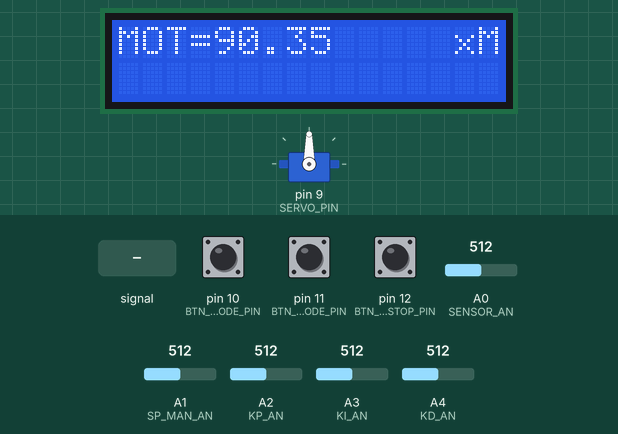
This sketch was run on a simulated Arduino Mega 2560, built with avr-gcc and run on an emulated ATmega2560. Parts: 16×2 character LCD, servo. The test bench sets the inputs (shaded band); at power-on: pin 12 (BTN_START_STOP_PIN) HIGH, pin 10 (BTN_OP_MODE_PIN) HIGH, pin 11 (BTN_DISPLAY_MODE_PIN) HIGH, A0 (SENSOR_AN) = 512, A1 (SP_MAN_AN) = 512, A2 (KP_AN) = 512, A3 (KI_AN) = 512, A4 (KD_AN) = 512. What the sketch prints to the serial monitor is not drawn.

Above: at 1.2 s.
1.3 s: A1 (SP_MAN_AN) fed a 200 Hz sine of ±81 counts around its level
At 2.93 s:
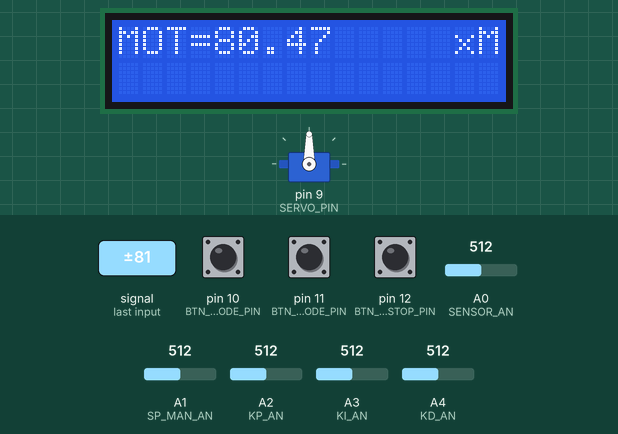
4.3 s: pin 12 (BTN_START_STOP_PIN) pulled LOW for 0.15 s
At 4.68 s:
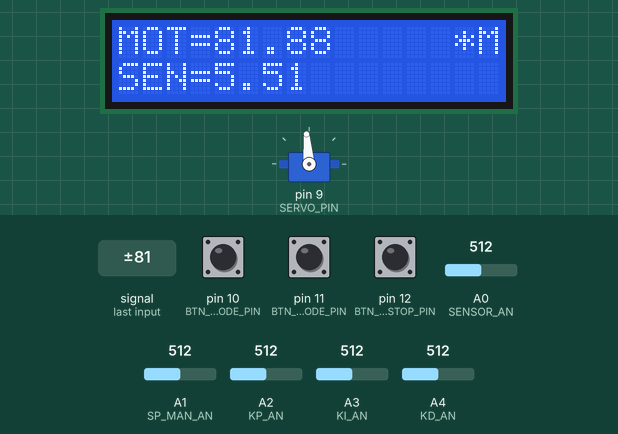
5.0 s: pin 10 (BTN_OP_MODE_PIN) pulled LOW for 0.15 s
At 5.4 s:
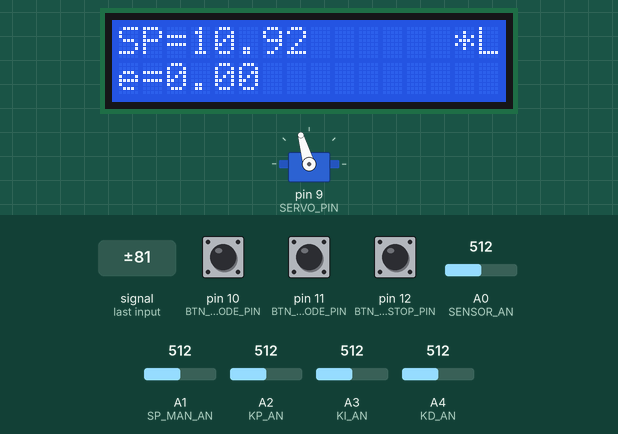
5.7 s: pin 11 (BTN_DISPLAY_MODE_PIN) pulled LOW for 0.15 s
6.4 s: pin 10 (BTN_OP_MODE_PIN) pulled LOW for 1 s
8.0 s: pin 10 (BTN_OP_MODE_PIN) pulled LOW for 0.15 s
At 8.47 s:
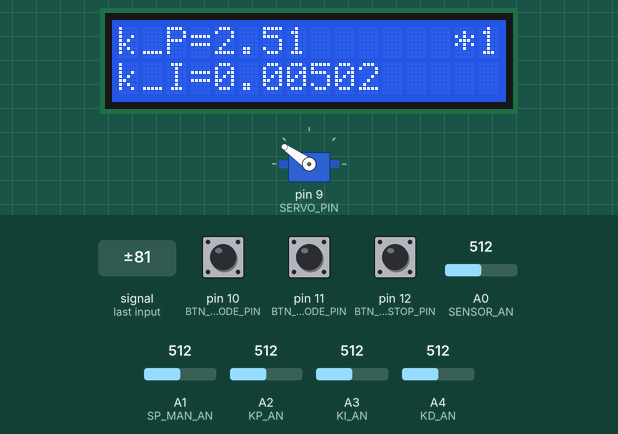
Timing chart, 0 to 9.7 s (numbered marks = the images above; inputs shaded):
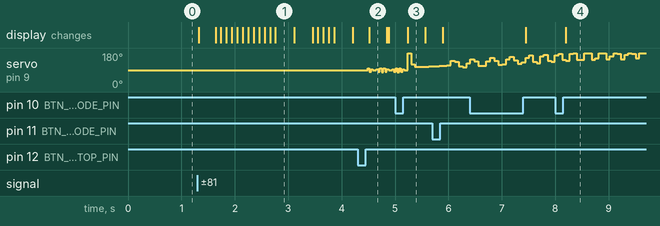

Measured:
- after the input at 1.3 s, the display: first changes at once (image 1 shows a later state)
- after the input at 4.3 s, the display: changes after 0.22 s (image 2)
- after the input at 5.0 s, the display: changes after 0.24 s (image 3)
- after the input at 8.0 s, the display: changes after 0.20 s (image 4)

The sketch:

PID_demo.ino
```cpp
/*
    Demonstration of a PID controller.
    Tested on Arduino Mega.

    Used libraries:
        Button:    https://github.com/madleech/Button
        LiquidCrystal_I2C: https://github.com/johnrickman/LiquidCrystal_I2C

    2022, Tóth János
*/

#include "display.h"
#include "control_system.h"
#include "program_state.h"
#include "user_input.h"

static ProgramState state;

void setup() {
    /*
        The Serial is for debugging,
        it can be used anywhere in the program.
    */
    Serial.begin(9600);

    InitUserInput();
    InitDisplay();
    InitControlSystem();

    Serial.println("started.");
}

void loop() {
    ReadUserInput(&state);
    UpdateDisplay(&state);
    RunControlSystem(&state);

    DumpState(&state);
}
```

control_system.cpp
```cpp
#include <Arduino.h>

#include "control_system.h"
#include "operation_mode.h"
#include "pid_controller.h"
#include "position_sensor.h"
#include "servo_motor.h"
#include "utils.h"

/*
    Pevious error used to determine the error difference.
*/
static float prev_error = 0;

/*
    Time of the previous control step
    used to decide if control action should happen.
*/
static uint32_t prev_run_time = 0;

void InitControlSystem(void){
    InitSensor();
    InitServoMotor();
}

static void RunManual(ProgramState * state){
    PV(state) = ReadSensor(state);

    WriteServoMotor(state->manual);
}

static void RunPID(ProgramState * state){
    if(millis() < prev_run_time + DELTA_TIME_MS){
        return;
    }

    /*
        Typical control loop:
            + gathering data  <-+
            + decision making   |
            + acting          --+
    */
    PV(state) = ReadSensor(state);

    E(state) = SP(state) - PV(state);
    DE(state) = E(state) - prev_error;

    float control_signal = UpdateController(state, DELTA_TIME_MS);

    float acting_signal = mapf(control_signal, OUT_MIN, OUT_MAX, SERVO_MIN_POS, SERVO_MAX_POS);
    WriteServoMotor(acting_signal);

    prev_run_time = millis();
    prev_error = E(state);
}

void RunControlSystem(ProgramState * state){
    if(!state->is_running){
        return;
    }

    if(OM(state) == MANUAL){
        RunManual(state);
    } else if (OM(state) >= PID_LP && OM(state) <= PID_AW2){
        RunPID(state);
    } else {
        Serial.print("ERROR: unknown state");
        Serial.println(OM(state));
    }
}
```

control_system.h
```cpp
#ifndef CONTROL_SYSTEM
#define CONTROL_SYSTEM

#include "program_state.h"

/*
    Fixed minimal time step for stability reasons.
*/
#define DELTA_TIME_MS   50

void InitControlSystem(void);
void RunControlSystem(ProgramState * state);

#endif
```

display.cpp
```cpp
#include <Arduino.h>
#include <LiquidCrystal_I2C.h>

#include "display.h"
#include "operation_mode.h"

static LiquidCrystal_I2C lcd(PCF8574_I2C_ADDR, COLUMN_COUNT, ROW_COUNT);

/*
    In order to prevent previous characters to remain on the screen
    a "backbuffer" is used to keep track the content of the display.
    If an update wolud result previous characters to remain on the screen
    the appropriate row is cleared.

    Too fequent clearing will result flickering, so it is not suitable to
    clear before every update.
*/

/*
    Backbuffer containing enought space for the 2 rows and the 16 columns
     + 1 extra character for termination of the string.
*/
static char buffer[ROW_COUNT][COLUMN_COUNT + 1];
static uint8_t buffer_count[ROW_COUNT];     /* number of characters in the buffer */
/*
    Number of characters currentiy on the display.
    This is used to decide if clearing is necessary.
*/
static uint8_t prev_buffer_count[ROW_COUNT] = { COLUMN_COUNT, COLUMN_COUNT };

static char empty_line[COLUMN_COUNT + 1] = "                ";

/*
    Buffer for float to string conversion.
    snprintf() is not working for floats.
*/
static char float_buffer[10];

static void ClearRow(int row){
    lcd.setCursor(0, row);
    lcd.print(empty_line);
}

/*
    The status of the controller is always present in the display
    and does not affect the clearing mechanism.
*/
static void UpdateOperationModeLayout(const ProgramState * state){
    lcd.setCursor(14, ROW_0);
    lcd.print(state->is_running ? '*' : 'x');

    char op_mode = 'E';
    switch(OM(state)){
        case MANUAL: op_mode = 'M'; break;
        case PID_LP: op_mode = 'L'; break;
        case PID_KAL: op_mode = 'K'; break;
        case PID_AW1: op_mode = '1'; break;
        case PID_AW2: op_mode = '2'; break;
        case OPERATION_MODE_COUNT:
        default:
            op_mode = 'E';
    }

    lcd.print(op_mode);
}

static void HomeScreen(const ProgramState * state){
    if(OM(state) == MANUAL){
        dtostrf(state->manual, 2, 2, float_buffer);
        buffer_count[ROW_0] = snprintf(buffer[ROW_0], COLUMN_COUNT, "MOT=%s", float_buffer);

        if(state->is_running){
            dtostrf(PV(state), 2, 2, float_buffer);
            buffer_count[ROW_1] = snprintf(buffer[ROW_1], COLUMN_COUNT, "SEN=%s", float_buffer);
        } else {
            buffer_count[ROW_1] = snprintf(buffer[ROW_1], COLUMN_COUNT, " ");
        }
    } else {
        dtostrf(SP(state), 2, 2, float_buffer);
        buffer_count[ROW_0] = snprintf(buffer[ROW_0], COLUMN_COUNT, "SP=%s", float_buffer);

        if(state->is_running){
            dtostrf(E(state), 2, 2, float_buffer);
            buffer_count[ROW_1] = snprintf(buffer[ROW_1], COLUMN_COUNT, "e=%s", float_buffer);
        } else {
            buffer_count[ROW_1] = snprintf(buffer[ROW_1], COLUMN_COUNT, " ");
        }
    }
}

static void PID1Screen(const ProgramState * state){
    dtostrf(KP(state), 2, 2, float_buffer);
    buffer_count[ROW_0] = snprintf(buffer[ROW_0], COLUMN_COUNT, "k_P=%s", float_buffer);

    dtostrf(KI(state), 1, 5, float_buffer);
    buffer_count[ROW_1] = snprintf(buffer[ROW_1], COLUMN_COUNT, "k_I=%s", float_buffer);
}

static void PID2Screen(const ProgramState * state){
    dtostrf(KD(state), 3, 1, float_buffer);
    buffer_count[ROW_0] = snprintf(buffer[ROW_0], COLUMN_COUNT, "k_D=%s", float_buffer);

    buffer_count[ROW_1] = snprintf(buffer[ROW_1], COLUMN_COUNT, " ");
}

static void InternalErrorScreen(void){
    buffer_count[ROW_0] = snprintf(buffer[ROW_0], COLUMN_COUNT, "INTERNAL ERROR");
    buffer_count[ROW_1] = snprintf(buffer[ROW_1], COLUMN_COUNT, " ");
}

/*
    The task of ths function is to check if clearing is nessessary, clear if needed
    and update the contents of the display.
*/
static void DisplayBuffer(void){
    for(uint8_t i = 0; i < ROW_COUNT; ++i){
        /*
            If the backbuffer contains less characters than the currently displayed line,
            the update wolud cause junk characters on the screen, so it is nessessary
            to clear the line.
        */
        if(buffer_count[i] < prev_buffer_count[i]){
            ClearRow(i);
        }

        lcd.setCursor(0, i);
        lcd.print(buffer[i]);

        /* Update the number of currently displayed characters. */
        prev_buffer_count[i] = buffer_count[i];
    }
}

void InitDisplay(void) {
    lcd.init();
    lcd.backlight();
}

void UpdateDisplay(const ProgramState * state) {
    switch (DM(state)) {
    case DISPLAY_HOME: HomeScreen(state); break;
    case DISPLAY_PID1: PID1Screen(state); break;
    case DISPLAY_PID2: PID2Screen(state); break;
    case DISPLAY_MODE_COUNT:
    default:
        InternalErrorScreen();
        break;
    }

    DisplayBuffer();
    UpdateOperationModeLayout(state);
}

/*
    Change the currently displayed screen.
    The screens will be cycling.
*/
void StepDisplayMode(ProgramState * state){
    DM(state) = (++DM(state)) % DISPLAY_MODE_COUNT;
}
```

display.h
```cpp
#ifndef DISPLAY_H
#define DISPLAY_H

#include "program_state.h"

#define PCF8574_I2C_ADDR    0x27    /* I2C address of the device */

/*
    The resolution of the display is 16x2 in characters.
*/
enum Row {
    ROW_0 = 0,
    ROW_1,
    ROW_COUNT
};

#define COLUMN_COUNT    16

/*
    The possible display modes (screens).
*/
enum DisplayMode {
    DISPLAY_HOME = 0,
    DISPLAY_PID1,
    DISPLAY_PID2,
    DISPLAY_MODE_COUNT
};

void InitDisplay(void);
void UpdateDisplay(const ProgramState * state);

void StepDisplayMode(ProgramState * state);

#endif
```

kalman_filter.cpp
```cpp
#include "kalman_filter.h"
#include "utils.h"

static float measurementUncertainty = 0;
static float estimationUncertainty = 0;
static float processNoise = 0;
static float gain = 0;
static float lastEstimate = 0;

void InitKalmanFilter(float mUncertainty, float eUncertainty, float pNoise) {
    measurementUncertainty = mUncertainty;
    estimationUncertainty = eUncertainty;
    processNoise = pNoise;
}

float UpdateKalmanEstimate(float measuredValue) {
    gain = estimationUncertainty/(estimationUncertainty + measurementUncertainty);
    float currentEstimate = lastEstimate + gain * (measuredValue - lastEstimate);
    estimationUncertainty = (1.0 - gain) * estimationUncertainty + absf(lastEstimate - currentEstimate) * processNoise;
    lastEstimate = currentEstimate;
    return currentEstimate;
}
```

kalman_filter.h
```cpp
#ifndef KALMAN_FILTER_H
#define KALMAN_FILTER_H

void InitKalmanFilter(float measurementUncertainty, float estimationUncertainty, float processNoise);
float UpdateKalmanEstimate(float measuredValue);

#endif
```

operation_mode.cpp
```cpp
#include "operation_mode.h"

void StepOperationMode(ProgramState * state){
    OM(state) = (++OM(state)) % OPERATION_MODE_COUNT;
}
```

operation_mode.h
```cpp
#ifndef OPERATION_MODE_H
#define OPERATION_MODE_H

#include "program_state.h"

enum OperationMode {
    MANUAL = 0,             /* motor is controlled by the SP_MAN_AN potentiometer */
    PID_LP,                 /* motor is controlled by the SP value via PID controller using low-pass filter */
    PID_KAL,                /* motor is controlled by the SP value via PID controller using Kalman-filter */
    PID_AW1,                /* PID + Kalman with anti-windup #1 */
    PID_AW2,                /* PID + Kalman with anti-windup #2 */
    OPERATION_MODE_COUNT
};

void StepOperationMode(ProgramState * state);

#endif
```

pid_controller.cpp
```cpp
#include <Arduino.h>

#include "pid_controller.h"
#include "operation_mode.h"

static float I = 0;

static float AntiWindup1(float control_signal, float dI){
    /*
        Neglect the contribution of the integrator after output saturates.
    */
    if(control_signal > OUT_MAX || control_signal < OUT_MIN){
        I -= dI;
        control_signal -= dI;
    }

    return control_signal;
}

// TODO: Rework this.
static void AntiWindup2(const ProgramState * state){
    /*
        Reset integrator.
    */
    if(state->control_error < AW2_TRESHOLD && state->control_error > -AW2_TRESHOLD){
        I = 0;
    }
}

float UpdateController(const ProgramState * state, float delta_time) {
    float P = KP(state) * E(state);
    float dI = KI(state) * E(state) * delta_time;
    float D = KD(state) * DE(state) / delta_time;

    I += dI;

    float control_signal = P + D + I;

    if(OM(state) == PID_AW1){
        control_signal = AntiWindup1(control_signal, dI);
    } else if(OM(state) == PID_AW2){
        AntiWindup2(state);
    }

    control_signal = constrain(control_signal, OUT_MIN, OUT_MAX);

    return control_signal;
}
```

pid_controller.h
```cpp
#ifndef PID_CONTROLLER_H
#define PID_CONTROLLER_H

#include "program_state.h"

/*
    Range of the control signal of the controller.
    The actuator is a servo motor with a 180 degree rotational range
    and the accuracity of 1 degree.
*/
#define OUT_MIN -90
#define OUT_MAX 90

#define AW2_TRESHOLD    1

float UpdateController(const ProgramState * state, float delta_time);

#endif
```

position_sensor.cpp
```cpp
#include <Arduino.h>

#include "position_sensor.h"
#include "kalman_filter.h"
#include "operation_mode.h"

void InitSensor(void){
    pinMode(SENSOR_AN, INPUT);
    InitKalmanFilter(0.5f, 10.0f, 0.5f);
}

static float ConvertADC(float adcValue){
    return 259643.0f * pow(adcValue, -1.717f);
}

/*
    Reads the sensor and gives the distance in cm-s.
*/
float ReadSensor(const ProgramState * state){
    if(OM(state) == PID_LP){
        uint32_t sum = 0;

        /*
            Using a low-pass filter to minimalize noise.
        */
        for(uint8_t i = 0; i < SENSOR_NO_MEASUREMENTS; ++i){
            sum += analogRead(SENSOR_AN);
        }

        float adc = sum / SENSOR_NO_MEASUREMENTS;
        return ConvertADC(adc);
    } else {
        float adc = analogRead(SENSOR_AN);
        float distance = ConvertADC(adc);
        return UpdateKalmanEstimate(distance);
    }
}
```

position_sensor.h
```cpp
#ifndef POSITION_SENSOR_H
#define POSITION_SENSOR_H

#include "program_state.h"

#define SENSOR_AN   A0  /* analog pin of the sensor */

#define SENSOR_NO_MEASUREMENTS  50   /*  number of measurements in the low-pass filter */

void InitSensor(void);
float ReadSensor(const ProgramState * state);

#endif
```

program_state.cpp
```cpp
#include "program_state.h"
#include "operation_mode.h"

void DumpState(const ProgramState * state){
    switch(OM(state)){
        case MANUAL: Serial.println("MANUAL"); break;
        case PID_LP: Serial.println("LOW-PASS"); break;
        case PID_KAL: Serial.println("KAMLAN"); break;
        case PID_AW1: Serial.println("AW1"); break;
        case PID_AW2: Serial.println("AW2"); break;
        default: Serial.println("UNKNOWN"); break;
    }

    Serial.println(PV(state));
}
```

program_state.h
```cpp
#ifndef PROGRAM_STATE_H
#define PROGRAM_STATE_H

#include <Arduino.h>

/* short-hand macros */
#define OM(s)   (s)->operation_mode
#define DM(s)   (s)->display_mode

/* SP macro is used for Stack Pointer */
#undef SP

#define SP(s)   (s)->set_point
#define PV(s)   (s)->process_value

#define E(s)    (s)->control_error
#define DE(s)   (s)->control_error_difference

#define KP(s)   (s)->k_P
#define KI(s)   (s)->k_I
#define KD(s)   (s)->k_D

/*
    The program state is used to pass data between modules.
*/
typedef struct {
    uint8_t operation_mode;    /* operation mode */
    uint8_t display_mode;   /* display mode */

    /* PID controller */
    float k_P;                /* coefficient of the P member */
    float k_I;                /* coefficient of the I member */
    float k_D;                /* coefficient of the D member */

    /* control system */
    float set_point;                /* set point of the control system */
    float manual;                   /* output in manual mode (same pin as set_point) */
    bool is_running;                /* is control system running? */
    float control_error;            /* error of the control */
    float control_error_difference;    /* difference of error */

    /* sensor */
    float process_value;     /* sensor data */
} ProgramState;

void DumpState(const ProgramState * state);

#endif
```

servo_motor.cpp
```cpp
#include <Arduino.h>
#include <Servo.h>
#include <Wire.h>

#include "servo_motor.h"

static Servo servo;

void InitServoMotor(void){
    servo.attach(SERVO_PIN);

    /*
        Start in a known position.
    */
    servo.write(SERVO_HORIZONTAL);
}

void WriteServoMotor(float value){
    servo.write(value);
}
```

servo_motor.h
```cpp
#ifndef SERVO_MOTOR_H
#define SERVO_MOTOR_H

#define SERVO_PIN   9   /* pin of the servo motor */

#define SERVO_HORIZONTAL    90  /* horizontal position in degree */

/* range of the servo motor in degrees */
#define SERVO_MIN_POS    0
#define SERVO_MAX_POS    180

void InitServoMotor(void);
void WriteServoMotor(float value);

#endif
```

user_input.cpp
```cpp
#include <Arduino.h>
#include <Button.h>

#include "display.h"
#include "user_input.h"
#include "servo_motor.h"
#include "operation_mode.h"
#include "utils.h"

static Button btn_display_mode(BTN_DISPLAY_MODE_PIN);
static Button btn_start_stop(BTN_START_STOP_PIN);
static Button btn_operation_mode(BTN_OP_MODE_PIN);

void InitUserInput(void){
    btn_display_mode.begin();
    btn_start_stop.begin();
    btn_operation_mode.begin();

    pinMode(SP_MAN_AN, INPUT);
    pinMode(KP_AN, INPUT);
    pinMode(KI_AN, INPUT);
    pinMode(KD_AN, INPUT);
}

/*
    Generic function to read the value of an ADC pin into a specified range
    using simple techniques to prevent noise.
*/
static float ReadAD(int pin, float min, float max){
    uint32_t sum = 0;

    /*
        Using a low-pass filter in order to minimalize noise.
    */
    for(uint8_t i = 0; i < INPUT_NO_ANALOG_READS; ++i){
        sum += analogRead(pin);
    }

    uint32_t adc_raw = sum / INPUT_NO_ANALOG_READS;

    /*
        Arduino Mega uses a 10 bit ADC, but the bottom 2 bits are dropped
        in order to minimalize noise.
    */
    float adc = adc_raw >> 2;

    /* Ensure zero state. */
    if(adc < 10){
        adc = 0;
    }

    /*
        ADC value is 8 bit now (0-255).
    */
    return mapf(adc, 0, 255, min, max);
}

void ReadUserInput(ProgramState * state){
    if(btn_start_stop.released()){
        state->is_running = !state->is_running;
    }

    if(btn_display_mode.released()){
        StepDisplayMode(state);
    }

    if(btn_operation_mode.released()){
        StepOperationMode(state);
    }

    state->manual = ReadAD(SP_MAN_AN, SERVO_MIN_POS, SERVO_MAX_POS);
    SP(state) = ReadAD(SP_MAN_AN, SP_MIN, SP_MAX);

    KP(state) = ReadAD(KP_AN, KP_MIN, KP_MAX);
    KI(state) = ReadAD(KI_AN, KI_MIN, KI_MAX);
    KD(state) = ReadAD(KD_AN, KD_MIN, KD_MAX);
}
```

user_input.h
```cpp
#ifndef USER_INPUT
#define USER_INPUT

#include "program_state.h"

/* pins of the buttons */
#define BTN_OP_MODE_PIN         10
#define BTN_DISPLAY_MODE_PIN    11
#define BTN_START_STOP_PIN      12

/* analog pins of the potentiometers */
#define SP_MAN_AN   A1  /* SP in control mode, manual in manual mode */
#define KP_AN       A2
#define KI_AN       A3
#define KD_AN       A4

#define INPUT_NO_ANALOG_READS   20 /* number of measurements in the low-pass filter */

/* ranges of the user inputs */
#define KP_MIN    0.0f
#define KP_MAX    5.0f

#define KI_MIN    0.0f
#define KI_MAX    0.01f

#define KD_MIN    0.0f
#define KD_MAX    2000.0f

#define SP_MIN    4.0f
#define SP_MAX    18.0f

void InitUserInput(void);
void ReadUserInput(ProgramState * state);

#endif
```

utils.cpp
```cpp
#include "utils.h"

/*
    Arduino's map() function extended to floating point numbers.
*/
float mapf(float x, float in_min, float in_max, float out_min, float out_max){
    return (x - in_min) * (out_max - out_min) / (in_max - in_min) + out_min;
}

/*
    abs() function for floats
*/
float absf(float x){
    if(x < 0.0f){
        return x * -1.0f;
    } else {
        return x;
    }
}
```

utils.h
```cpp
#ifndef UTILS_H
#define UTILS_H

float mapf(float x, float in_min, float in_max, float out_min, float out_max);
float absf(float x);

#endif
```
